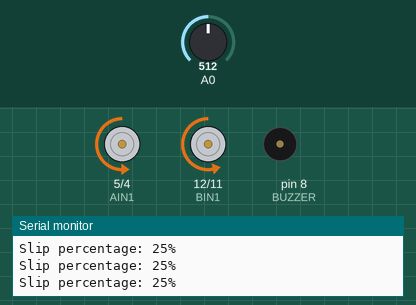
A sketch run on a simulated Arduino Uno, built with avr-gcc and run on an emulated ATmega328P. On the bench: motor-driver pin pairs drawn as motors (green arrow = first pin HIGH = forward, orange = second pin HIGH = backward, longer = more drive, scaled by the enable pin), buzzer (waves = sounding), the last lines printed to the serial monitor. The test bench sets the inputs (shaded band); at power-on: A0 = 512.

Above: at 5.5 s.
5.6 s: A0 set to 1023
At 6.6 s:
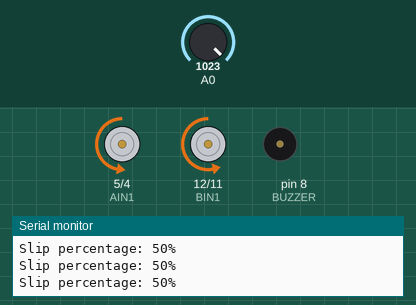
7.1 s: A0 set to 900
At 8.4 s:
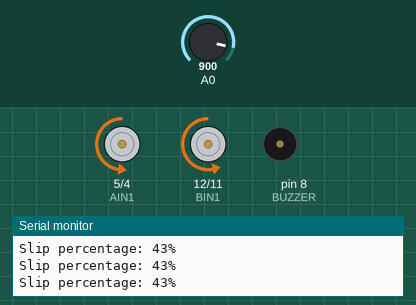
10.1 s: A0 set to 215
At 10.6 s:
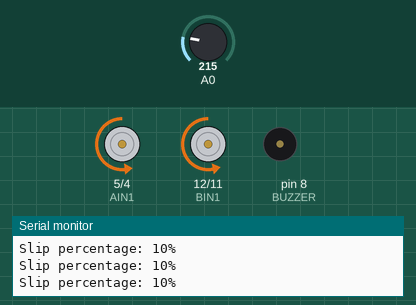
11.6 s: A0 set to 194
Timing chart, 0 to 14.6 s (numbered marks = the images above; inputs shaded):
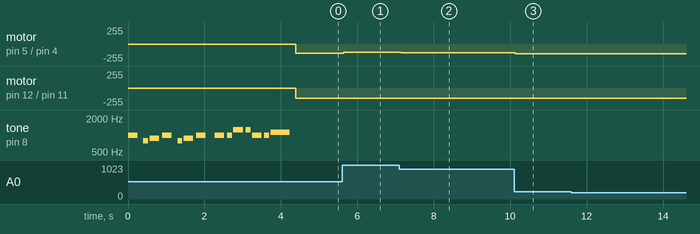

The sketch:

align_motor_speed.ino
```cpp
/*
  This is for align motor
  between Right Motor and
  Left Motor
  for LinerBot
  by Duokino
 */

//Potentiometer A0

//Motor Right
int PWMB = 10; //Speed control
int BIN1 = 12; //Direction
int BIN2 = 11; //Direction

//Motor Left
int PWMA = 3; //Speed control
int AIN1 = 5; //Direction
int AIN2 = 4; //Direction

//Motor Maximum Speed
int motorspeed = 150;

void setup(){

  pinMode(PWMA, OUTPUT);
  pinMode(AIN1, OUTPUT);
  pinMode(AIN2, OUTPUT);

  pinMode(PWMB, OUTPUT);
  pinMode(BIN1, OUTPUT);
  pinMode(BIN2, OUTPUT);

  Serial.begin(9600);

  melody();

}

void loop(){

  int VR, slipp;
  int rightmotor, leftmotor;

  VR = analogRead(A0);
  slipp = map(VR, 0, 1023, 0, 50);

  Serial.print("Slip percentage: ");
  Serial.print(slipp);
  Serial.println("%");

  rightmotor = motorspeed;
  leftmotor = rightmotor - (slipp * 0.003 * motorspeed);

  digitalWrite(BIN1, LOW);
  digitalWrite(BIN2, HIGH);
  analogWrite(PWMB, rightmotor);

  digitalWrite(AIN1, LOW);
  digitalWrite(AIN2, HIGH);
  analogWrite(PWMA, leftmotor);

}

void melody(){

  #define NOTE_B5   988
  #define NOTE_G5   784
  #define NOTE_A5   880
  #define NOTE_DS6  1245
  #define NOTE_CS6   1109

  #define BUZZER 8

  int melody[] = {NOTE_B5, 0, NOTE_G5, NOTE_A5, NOTE_B5, 0, NOTE_G5, NOTE_A5, NOTE_B5, 0, NOTE_B5, NOTE_B5, NOTE_DS6, NOTE_DS6, NOTE_B5, NOTE_B5, NOTE_CS6};
  int noteDurations[] = {4, 16, 8, 4, 4, 16, 8, 4, 4, 8, 4, 8, 4, 8, 4, 8, 2};

    for (int thisNote = 0; thisNote < 17; thisNote++){
      int noteDuration = 1000 / noteDurations[thisNote];
      tone(BUZZER, melody[thisNote], noteDuration);
      int pauseBetweenNotes = noteDuration * 1.30;
      delay(pauseBetweenNotes);
      noTone(BUZZER);
    }
}
```

Measured:
- after the input at 5.6 s, motor on pin 5 (AIN1) / pin 4 (AIN2): backward 138/255 → backward 127/255 at once
- after the input at 7.1 s, motor on pin 5 (AIN1) / pin 4 (AIN2): backward 127/255 → backward 130/255 at once
- after the input at 10.1 s, motor on pin 5 (AIN1) / pin 4 (AIN2): backward 130/255 → backward 145/255 at once
